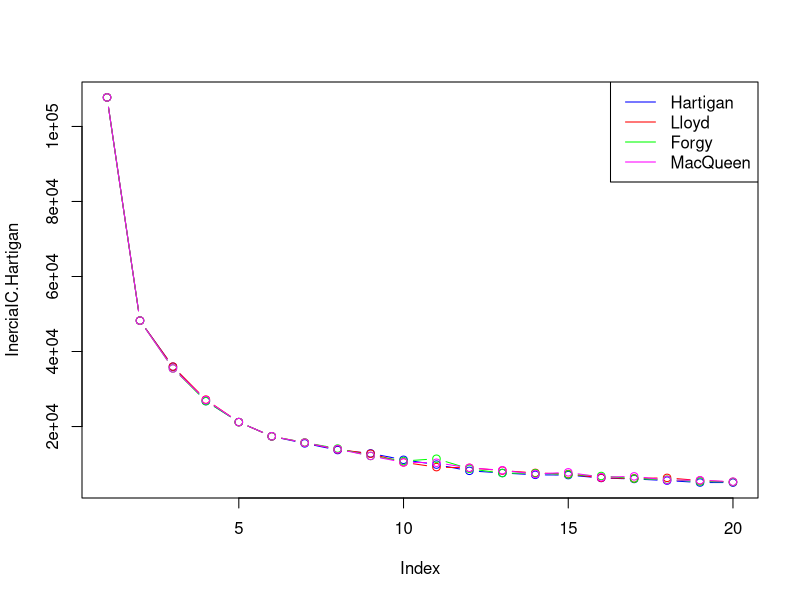

Source code (R):
## ---- chunk 1
knitr::opts_chunk$set(echo = TRUE)
## ---- chunk 2
datos <- read.csv("DJTable.csv",header=TRUE, sep=";", dec=".", row.names=1)

#Declaracion
InerciaIC.Hartigan<-rep(0,20)
InerciaIC.Lloyd<-rep(0,20)
InerciaIC.Forgy<-rep(0,20)
InerciaIC.MacQueen<-rep(0,20)

#Variacion K
for(k in 1:20) {
  grupos<-kmeans(datos,k,iter.max=2000,nstart=5,algorithm = "Hartigan-Wong")
  InerciaIC.Hartigan[k]<-grupos$tot.withinss
  grupos<-kmeans(datos,k,iter.max=2000,nstart=5,algorithm = "Lloyd")
  InerciaIC.Lloyd[k]<-grupos$tot.withinss
  grupos<-kmeans(datos,k,iter.max=2000,nstart=5,algorithm = "Forgy")
  InerciaIC.Forgy[k]<-grupos$tot.withinss
  grupos<-kmeans(datos,k,iter.max=2000,nstart=5,algorithm = "MacQueen")
  InerciaIC.MacQueen[k]<-grupos$tot.withinss
}


plot(InerciaIC.Hartigan,col="blue",type="b")
points(InerciaIC.Lloyd,col="red",type="b")
points(InerciaIC.Forgy,col="green",type="b")
points(InerciaIC.MacQueen,col="magenta",type="b")
legend("topright",legend = c("Hartigan","Lloyd","Forgy","MacQueen"), 
       col = c("blue", "red","green","magenta"), lty = 1, lwd = 1)


## ---- chunk 3
#Declaracion
Hartigan<-0
Lloyd<-0
Forgy<-0
MacQueen<-0
# Re calculo de inercias
for(i in 1:50) {
  grupos<-kmeans(datos,3,iter.max=2000,nstart=5,algorithm = "Hartigan-Wong")
  Hartigan<-Hartigan+grupos$tot.withinss
  grupos<-kmeans(datos,3,iter.max=2000,nstart=5,algorithm = "Lloyd")
  Lloyd<-Lloyd+grupos$tot.withinss
  grupos<-kmeans(datos,3,iter.max=2000,nstart=5,algorithm = "Forgy")
  Forgy<-Forgy+grupos$tot.withinss
  grupos<-kmeans(datos,3,iter.max=2000,nstart=5,algorithm = "MacQueen")
  MacQueen<-MacQueen+grupos$tot.withinss
}  
Hartigan/50
Lloyd/50
Forgy/50
MacQueen/50
## ---- chunk 4
#Declaracion
Hartigan<-0
Lloyd<-0
Forgy<-0
MacQueen<-0
# Re calculo de inercias
for(i in 1:50) {
  grupos<-kmeans(datos,3,iter.max=20,nstart=1,algorithm = "Hartigan-Wong")
  Hartigan<-Hartigan+grupos$tot.withinss
  grupos<-kmeans(datos,3,iter.max=20,nstart=1,algorithm = "Lloyd")
  Lloyd<-Lloyd+grupos$tot.withinss
  grupos<-kmeans(datos,3,iter.max=20,nstart=1,algorithm = "Forgy")
  Forgy<-Forgy+grupos$tot.withinss
  grupos<-kmeans(datos,3,iter.max=20,nstart=1,algorithm = "MacQueen")
  MacQueen<-MacQueen+grupos$tot.withinss
}  
Hartigan/50
Lloyd/50
Forgy/50
MacQueen/50

